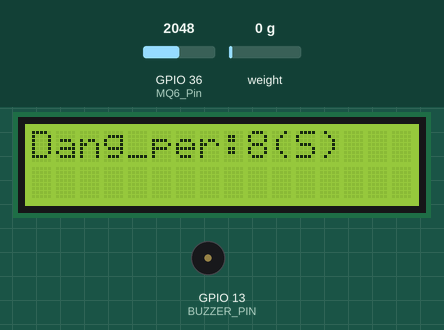
Recording of a sketch running on a simulated ESP32. Parts: 16×2 character LCD, buzzer (waves = sounding, pin HIGH). The test bench sets the inputs (shaded band); at power-on: weight on the scale 0 g, GPIO 36 (MQ6_Pin) = 2048. WiFi joins after 1.5 s; servers stay silent unless stated; what the sketch prints to the serial monitor is not drawn.

Above: at 11.3 s.
11.4 s: weight on the scale set to 100 g
At 13.7 s:
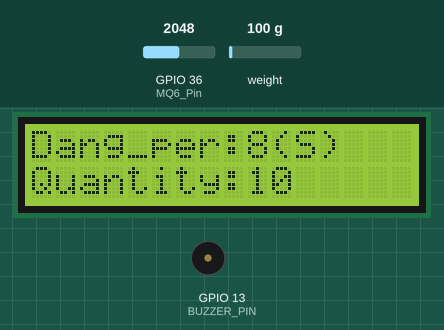
At 18.7 s:
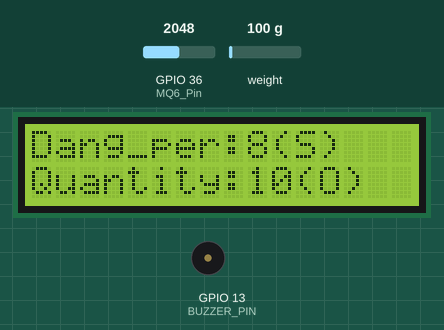
Timing chart, 0 to 20.2 s (numbered marks = the images above; inputs shaded):
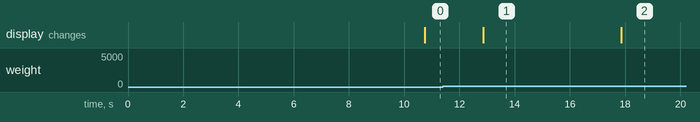

The sketch:

MINIPROJ_LPG.ino
```cpp
/*
  ESP32 MQ6 LPG Gas and PPM Calculation
  http:://www.electronicwings.com
*/
#include <WiFi.h>
#include <BlynkSimpleEsp32.h>
#include <Arduino.h>
#include "HX711.h"
#include <LiquidCrystal.h>

const int rs = 22, en = 21, d4 = 1, d5 = 3, d6 = 5, d7 = 17;
LiquidCrystal lcd(rs, en, d4, d5, d6, d7);


#define BLYNK_TEMPLATE_ID "TMPL3wy5wBjpR"
#define BLYNK_TEMPLATE_NAME "LPG MONITORING SYSTEM"

// Wi-Fi credentials
char ssid[] = "SANCH_1809";
char password[] = "sanchit18";

// Blynk authentication token
char auth[] = "_Rnc_rEHz62iePe1p_TWmIVreTySVqri";

#define BUZZER_PIN 13

byte MQ6_Pin = A0;          /* Define A0 for MQ Sensor Pin */
float Referance_V = 3300.0; /* ESP32 Referance Voltage in mV */
float RL = 1.0;             /* In Module RL value is 1k Ohm */
float Ro = 10.0;            /* The Ro value is 10k Ohm */
float mVolt = 0.0;
const float Ro_clean_air_factor = 10.0;
// HX711 circuit wiring
const int LOADCELL_DOUT_PIN = 16;
const int LOADCELL_SCK_PIN = 4;

HX711 scale;

void setup()
{
  Serial.begin(9600);       /* Set baudrate to 9600 */

  lcd.begin(16, 2);
  lcd.setCursor(0, 0);

  WiFi.begin(ssid, password);
  while (WiFi.status() != WL_CONNECTED)
  {
    delay(1000);
    Serial.println("Connecting to WiFi...");
  }

  Serial.println("Connected to WiFi");

  pinMode(BUZZER_PIN, OUTPUT);
  pinMode(MQ6_Pin, INPUT);  /* Define A0 as a INPUT Pin */
  delay(500);
  // Serial.println("Wait for 30 sec warmup");
  // delay(30000);             /* Set the warmup delay wich is 30 Sec */
  // Serial.println("Warmup Complete");

  for(int i=0; i<30; i++)
  {
    mVolt += Get_mVolt(MQ6_Pin);
  }
  mVolt = mVolt /30.0;      /* Get the volatage in mV for 30 Samples */
  Serial.print("Voltage at A0 Pin = ");
  Serial.print(mVolt);
  Serial.println("mVolt");
  Serial.print("Rs = ");
  Serial.println(Calculate_Rs(mVolt));
  Ro = Calculate_Rs(mVolt) / Ro_clean_air_factor;
  Serial.print("Ro = ");
  Serial.println(Ro);
  Serial.println(" ");
  mVolt = 0.0;

  //Load Cell
  Serial.println("HX711 Demo");

  Serial.println("Initializing the scale");

  scale.begin(LOADCELL_DOUT_PIN, LOADCELL_SCK_PIN);

  Serial.println("Before setting up the scale:");
  Serial.print("read: \t\t");
  Serial.println(scale.read());      // print a raw reading from the ADC

  Serial.print("read average: \t\t");
  Serial.println(scale.read_average(20));   // print the average of 20 readings from the ADC

  Serial.print("get value: \t\t");
  Serial.println(scale.get_value(5));   // print the average of 5 readings from the ADC minus the tare weight (not set yet)

  Serial.print("get units: \t\t");
  Serial.println(scale.get_units(5), 1);  // print the average of 5 readings from the ADC minus tare weight (not set) divided
            // by the SCALE parameter (not set yet)

  scale.set_scale(98.248);
  //scale.set_scale(-471.497);                      // this value is obtained by calibrating the scale with known weights; see the README for details
  scale.tare();               // reset the scale to 0

  Serial.println("After setting up the scale:");

  Serial.print("read: \t\t");
  Serial.println(scale.read());                 // print a raw reading from the ADC

  Serial.print("read average: \t\t");
  Serial.println(scale.read_average(20));       // print the average of 20 readings from the ADC

  Serial.print("get value: \t\t");
  Serial.println(scale.get_value(5));   // print the average of 5 readings from the ADC minus the tare weight, set with tare()

  Serial.print("get units: \t\t");
  Serial.println(scale.get_units(5), 1);        // print the average of 5 readings from the ADC minus tare weight, divided
            // by the SCALE parameter set with set_scale

  Serial.println("Readings:");
  // Set up Blynk
  Blynk.begin(auth, ssid, password);
  Serial.println("Blynk connected");
}

void loop()
{
  for(int i=0; i<500; i++)
  {
    mVolt += Get_mVolt(MQ6_Pin);
  }
  mVolt = mVolt/500.0;      /* Get the volatage in mV for 500 Samples */
  Serial.print("Voltage at A0 Pin = ");
  Serial.print(mVolt);      /* Print the mV in Serial Monitor */
  Serial.println(" mV");

  float Rs = Calculate_Rs(mVolt);
   Serial.print("Rs = ");
   Serial.println(Rs);       /* Print the Rs value in Serial Monitor */
  float Ratio_RsRo = Rs/Ro;

   Serial.print("RsRo = ");
   Serial.println(Ratio_RsRo);

  int danger_limit = 50;

  Serial.print("LPG ppm = ");
  unsigned int LPG_ppm = LPG_PPM(Ratio_RsRo);
  unsigned int danger_percent = (LPG_ppm)/0.5;
  Serial.println(LPG_ppm);   /* Print the Gas PPM value in Serial Monitor */
  Blynk.virtualWrite(V0, danger_percent);
  lcd.setCursor(0,0);
  lcd.print("Dang_per:");
  lcd.print(danger_percent);

  WidgetLED LED(V3);
  if (danger_percent> 15)
  {
    lcd.print("(S)");
    Blynk.logEvent("gas_alert", "WARNING! LEAKAGE DETECTED!");
    LED.on();
    Serial.println("LPG level is Alarming!!!");
    digitalWrite(BUZZER_PIN, HIGH);
  }
  else
  {
    lcd.print("(S)");
    LED.off();
  }
  Serial.print("one reading:\t");
  Serial.print(scale.get_units(), 1);
  Serial.print("\t| average:\t");
  Serial.println(scale.get_units(10), 5);
  unsigned int Level_read = scale.get_units(10);
  // if(Level_read<)
  // {
  //   Level_read = 0;
  // }
  // if(Level_read>12000)
  // {
  //   Level_read = 1000;
  // }
  int LPG_percent = ((Level_read)/10);
  lcd.setCursor(0,1);
  lcd.print("Quantity:");
  lcd.print(LPG_percent);
  Blynk.virtualWrite(V1, LPG_percent);

  scale.power_down();             // put the ADC in sleep mode
  delay(5000);
  scale.power_up();

  WidgetLED LED1(V4);
  WidgetLED LED2(V5);

  if(LPG_percent <15)
  {
    Blynk.logEvent("orange_alert", "WARNING! ORANGE ALERT!");
    LED1.on();
    Serial.println("ORANGE ALERT!!!");
    lcd.print("(O)");
  }
  else
  {
    LED1.off();
  }
  if(LPG_percent<5)
  {
    Blynk.logEvent("red_alert", "WARNING! RED ALERT!");
    LED2.on();
    Serial.println("RED ALERT!!!");
    lcd.print("(R)");
  }
  else
  {
    LED2.off();
  }
  Serial.println("");
  mVolt = 0.0;              /* Set the mVolt variable to 0 */
  delay(5000);
  digitalWrite(BUZZER_PIN, LOW);
  delay(1000);
}

float Calculate_Rs(float Vo)
{
/*
 *  Calculate the Rs value
 *  The equation Rs = (Vc - Vo)*(RL/Vo)
 */
  float Rs = (Referance_V - Vo) * (RL / Vo);
  return Rs;
}


unsigned int LPG_PPM(float RsRo_ratio)
{
/*
 * Calculate the PPM using below equation
 * LPG ppm = [(Rs/Ro)/18.446]^(1/-0.421)
 */
  float ppm;
  ppm = pow((RsRo_ratio/18.446), (1/-0.421));
  return (unsigned int) ppm;
}


float Get_mVolt(byte AnalogPin)
{
/* Calculate the ADC Voltage using below equation
 *  mVolt = ADC_Count * (ADC_Referance_Voltage / ADC_Resolution)
 */
  int ADC_Value = analogRead(AnalogPin);
  delay(1);
  float mVolt = ADC_Value * (Referance_V / 4096.0);
  return mVolt;
}
```

Measured:
- what the display in image 1 shows lasts 5.0 s, from 12.9 s to 17.9 s
